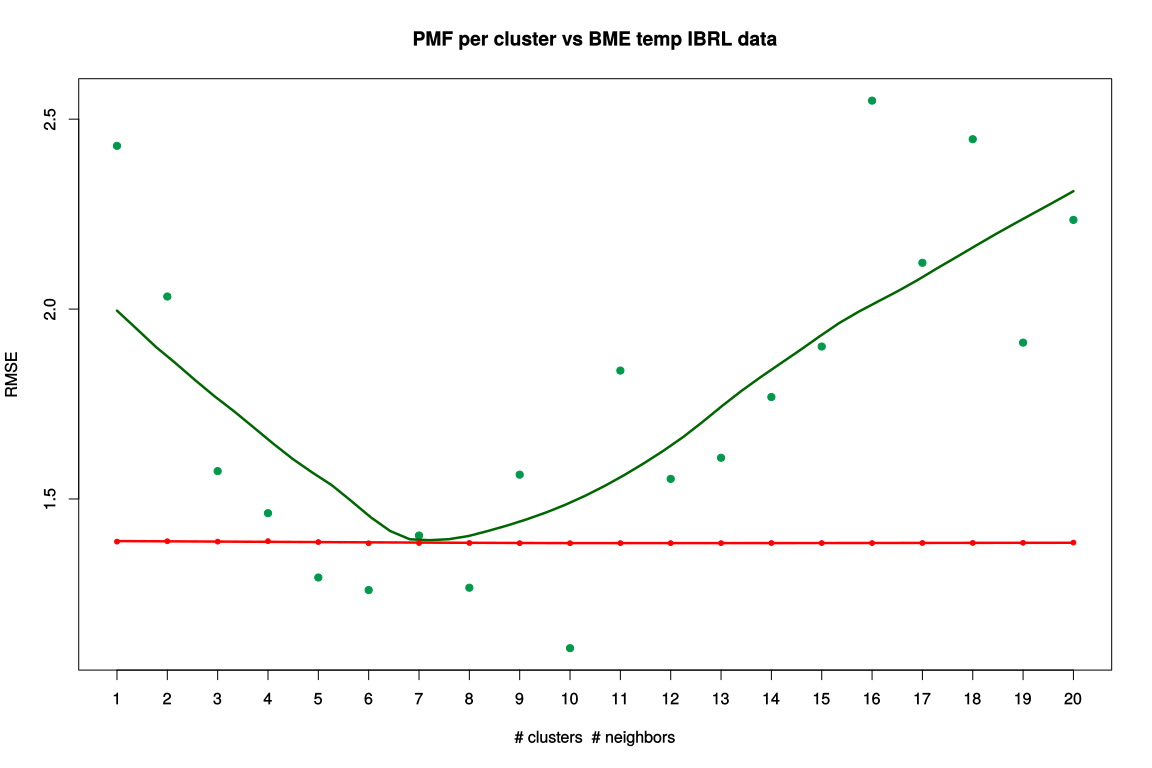

The script that saved this image:
df = read.table("pmfAures.csv", sep=",")
df[df == "NaN"] = NA

df = data.frame(t(df))
names(df) = c("cl", "time", "rmse")
rmsePMF = tapply(df$rmse, df$cl, mean, na.rm=T)
timePMF = tapply(df$time, df$cl, sum, na.rm=T)


df2 <- read.table("fig2.csv", sep=",", head=F)
names(df2)[2:5] = c("MAPE", "RMSE", "CVRMSE", "time")


plot(1:20, rmsePMF,ylab ="RMSE", xlab="# clusters  # neighbors"
     , main="PMF per cluster vs BME temp IBRL data"#, ylim = c(3,4.5)
     , col="#00994C", pch = 19, xaxt="n")
axis(1, at = 1:20)
with(df, lines(loess.smooth(1:20, rmsePMF),col = "#006600", lwd=2.5))

points(df2$RMSE[1:20], pch = 20,lwd=1, col="red")
with(df2, lines(loess.smooth(1:20, df2$RMSE[1:20]),col = "red", lwd=2.5))



dev.off()
svg(filename="fig7.svg", width = 12, height = 8, pointsize = 12)
plot(1:20, rmsePMF,ylab ="RMSE", xlab="# clusters  # neighbors"
     , main="PMF per cluster vs BME temp IBRL data"#, ylim = c(3,4.5)
     , col="#00994C", pch = 19, xaxt="n")
axis(1, at = 1:20)
with(df, lines(loess.smooth(1:20, rmsePMF),col = "#006600", lwd=2.5))

points(df2$RMSE[1:20], pch = 20,lwd=1, col="red")
with(df2, lines(loess.smooth(1:20, df2$RMSE[1:20]),col = "red", lwd=2.5))

dev.off()
